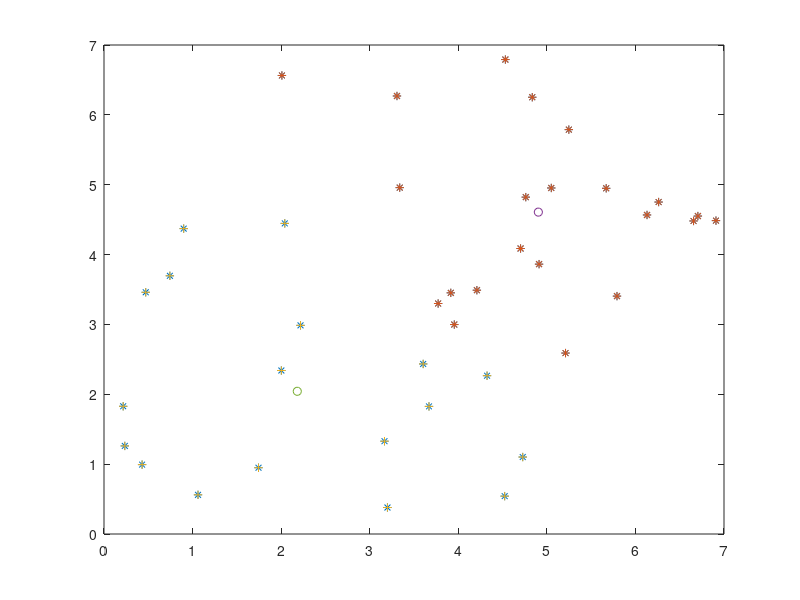

Source code (MATLAB):

function mean = k_means_new   
for i=1:20;
    x1(i) = rand()*5;      
    y1(i) = rand()*5;    
    x2(i) = rand()*5 + 2; 
    y2(i) = rand()*5 + 2;  
end  
x = [x1,x2];  
y = [y1,y2];  
cities = [x;y];  
plot(cities(1,:),cities(2,:),'*');  
num = size(cities,2);     
m1 = round(rand()*num);     
m2 = round(rand()*num);  
while m1==m2               
    m2 = round(rand()*num);  
end                  
u1 = cities(:,m1);          
u2 = cities(:,m2);  
u_old = [u1,u2];  
u_new = [u2,u1];  
while u_old ~= u_new    
    u_old = u_new ;     
    for j=1:num       
        dis1 = norm(cities(:,j)-u1); 
        dis2 = norm(cities(:,j)-u2); 
        if dis1>=dis2;  
            c(j) = 2;    
        else c(j) = 1;  
        end  
    end  
    index1 = find(c==1);  
    index2 = find(c==2);   
    sum1 = sum(cities(:,index1),2);   
    sum2 = sum(cities(:,index2),2);  
    u1 = sum1/length(index1);     
    u2 = sum2/length(index2);     
    u_new = [u1,u2];         
end   
hold on,plot(cities(1,index1),cities(2,index1),'*');    
hold on,plot(cities(1,index2),cities(2,index2),'+');    
hold on,plot(u1(1),u1(2),'o',u2(1),u2(2),'o');  
mean = u_new;     